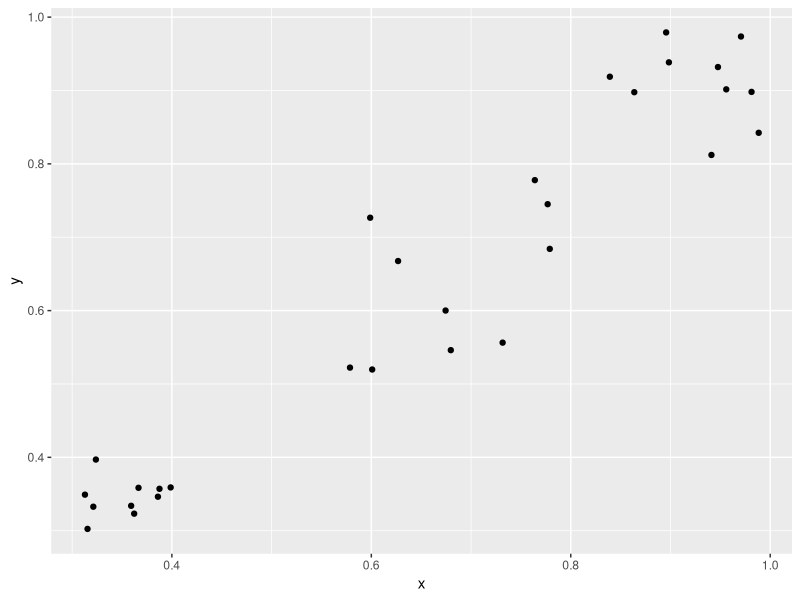
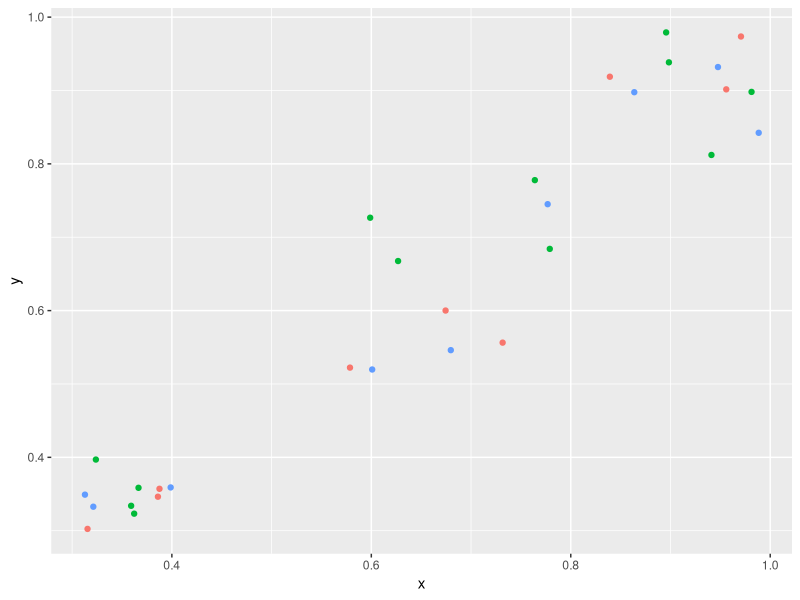
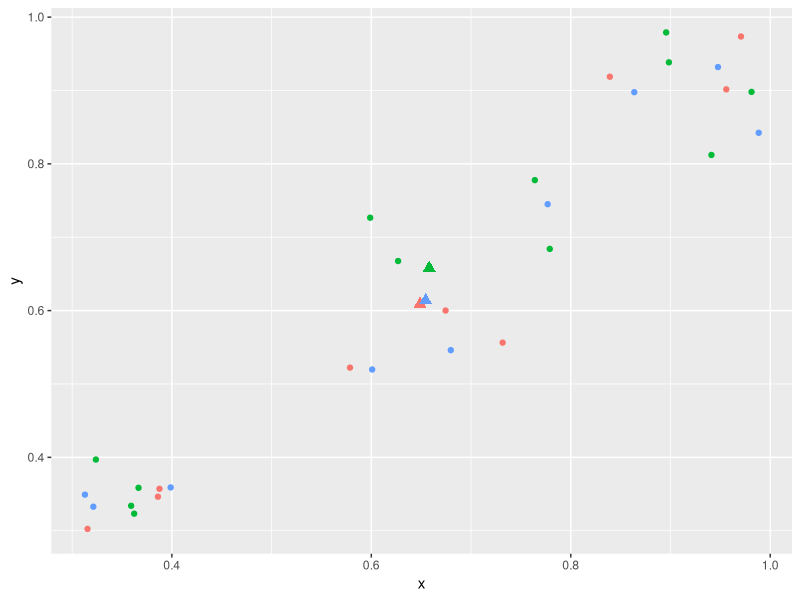
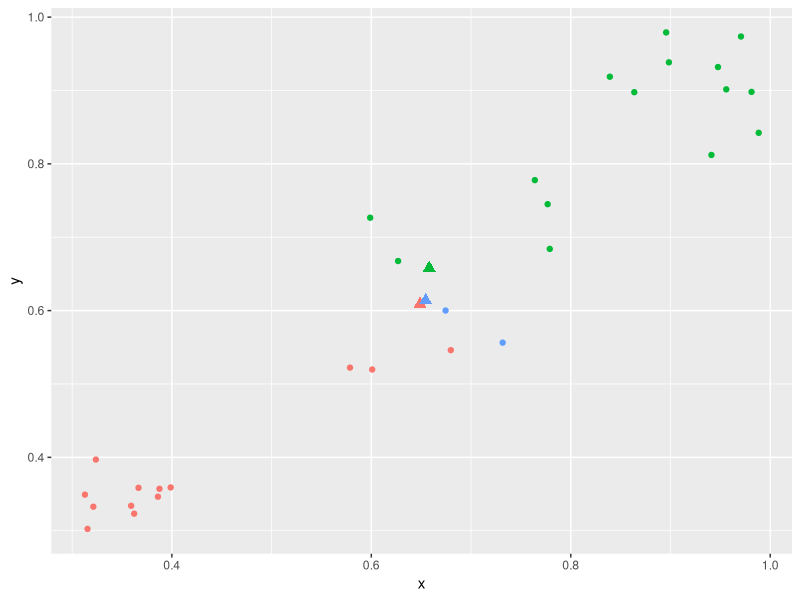
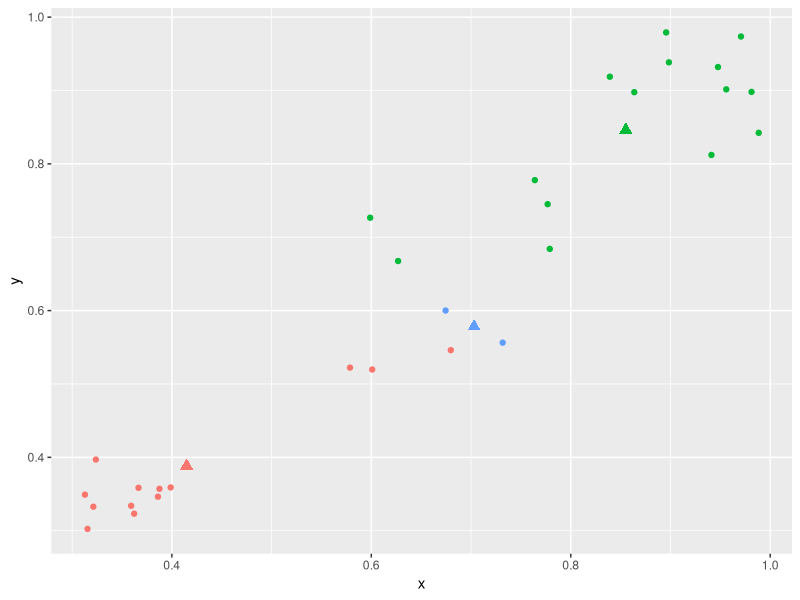
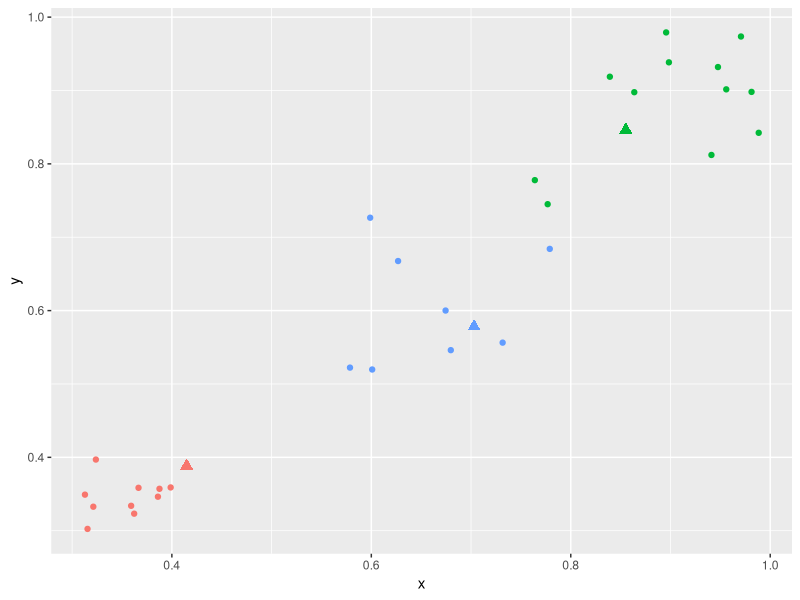
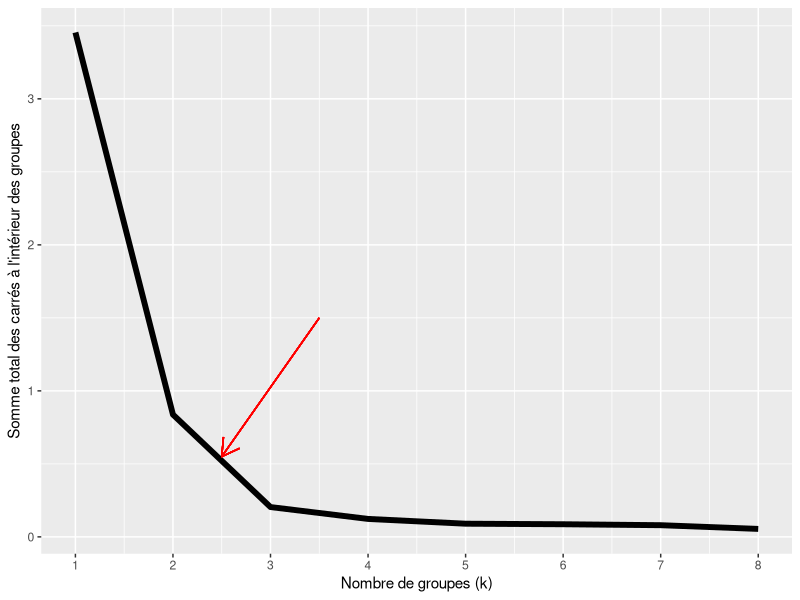

Source code (R) for these figures, in order: (Note: this script raises an error after producing the figures.)
## ---- chunk 1
knitr::opts_chunk$set(echo = TRUE)
## ---- chunk 2
library(ggplot2)

set.seed(667)
group1 <- list(x = runif(n = 10, min = 0.8, max = 1), y = runif(n = 10, min = 0.8, max = 1))
group2 <- list(x = runif(n = 10, min = 0.5, max = 0.8), y = runif(n = 10, min = 0.5, max = 0.8))
group3 <- list(x = runif(n = 10, min = 0.3, max = 0.4), y = runif(n = 10, min = 0.3, max = 0.4))
group <- as.factor(sample(x = c(1, 2, 3), size = 10, replace = TRUE))
data_init <- data.frame(x = c(group1$x, group2$x, group3$x), y = c(group1$y, group2$y, group3$y), groupe = group)

data <- data_init
ggplot(data, aes(x = x, y = y)) +
  geom_point() +
  theme(legend.position = "none")
## ---- chunk 3
ggplot(data, aes(x = x, y = y, color = groupe)) +
  geom_point() +
  theme(legend.position = "none")
## ---- chunk 4
library(dplyr)
centroide <- data %>% group_by(groupe) %>% summarise(x_centroide = mean(x), y_centroide = mean(y))

ggplot(data, aes(x = x, y = y, color = groupe)) +
  geom_point() +
  geom_point(data = centroide, aes(x = x_centroide, y = y_centroide, color = groupe), shape = 17, size = 3) +
  theme(legend.position = "none")
## ---- chunk 5
temp <- data.frame(groupe = rep(NA_integer_, 3), distance = rep(NA_real_, 3))
for (i in 1:nrow(data)){
  for (j in 1:nrow(centroide)){
    temp[j, 1] <- centroide[j, 1]
    temp[j, 2] <- sqrt(sum((data[i,1:2] - centroide[j,2:3])^2))
  }
  data[i, 3] <- temp[which.min(temp[, 2]), 1]
}

ggplot(data, aes(x = x, y = y, color = groupe)) +
  geom_point() +
  geom_point(data = centroide, aes(x = x_centroide, y = y_centroide, color = groupe), shape = 17, size = 3) +
  theme(legend.position = "none")
## ---- chunk 6
centroide <- data %>% group_by(groupe) %>% summarise(x_centroide = mean(x), y_centroide = mean(y))

ggplot(data, aes(x = x, y = y, color = groupe)) +
  geom_point() +
  geom_point(data = centroide, aes(x = x_centroide, y = y_centroide, color = groupe), shape = 17, size = 3) +
  theme(legend.position = "none")
## ---- chunk 7
temp <- data.frame(groupe = rep(NA_integer_, 3), distance = rep(NA_real_, 3))
for (i in 1:nrow(data)){
  for (j in 1:nrow(centroide)){
    temp[j, 1] <- centroide[j, 1]
    temp[j, 2] <- sqrt(sum((data[i,1:2] - centroide[j,2:3])^2))
  }
  data[i, 3] <- temp[which.min(temp[, 2]), 1]
}

ggplot(data, aes(x = x, y = y, color = groupe)) +
  geom_point() +
  geom_point(data = centroide, aes(x = x_centroide, y = y_centroide, color = groupe), shape = 17, size = 3) +
  theme(legend.position = "none")
## ---- chunk 8
library(broom)
clusters_analysis <- data.frame(k = 1:8) %>% 
                          group_by(k) %>% 
                          do(kclust = kmeans(data_init[,1:2], .$k)) %>% 
                          group_by(k) %>%
                          do(glance(.$kclust[[1]]))

ggplot(clusters_analysis, aes(k, tot.withinss)) + 
      geom_line(size = 2) +
      geom_segment(aes(x=3.5, xend=2.5, y=1.5, yend=0.55), arrow = arrow(length = unit(0.5, "cm")), color = "red") +
      scale_x_continuous(name = "Nombre de groupes (k)", breaks = c(1:9)) +
      scale_y_continuous("Somme total des carrés à l'intérieur des groupes")
## ---- chunk 9
knitr::include_graphics(path = "images/app_example.png")
